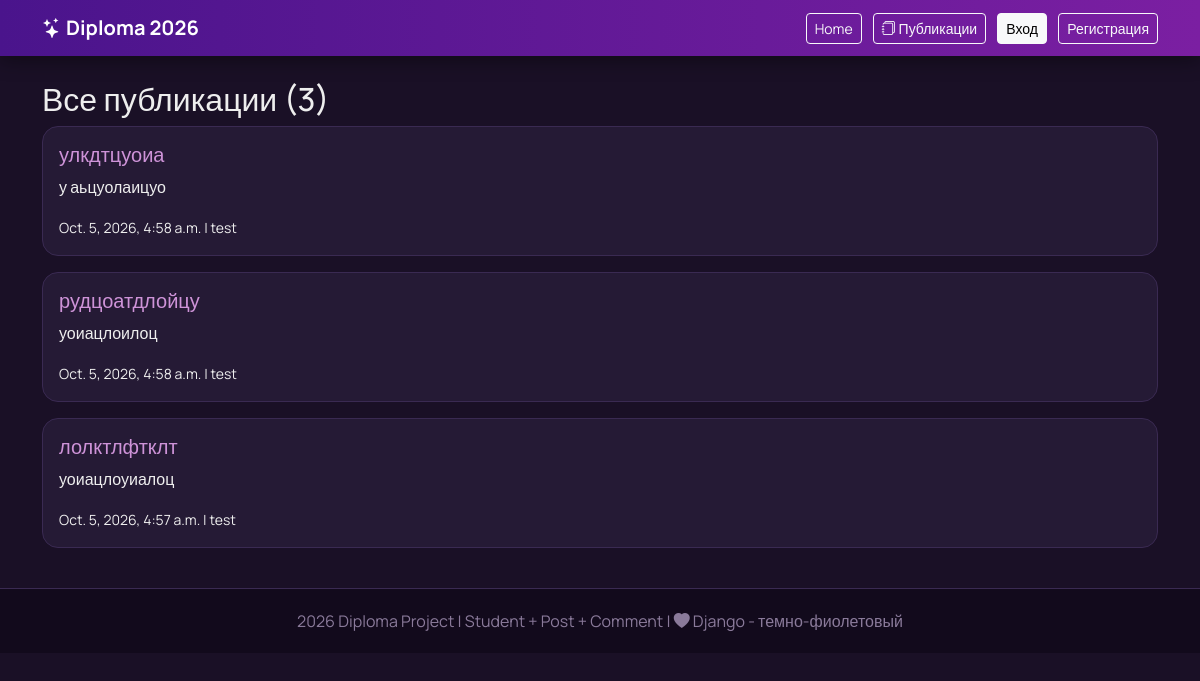
Page /publications/ on the earlier database version.
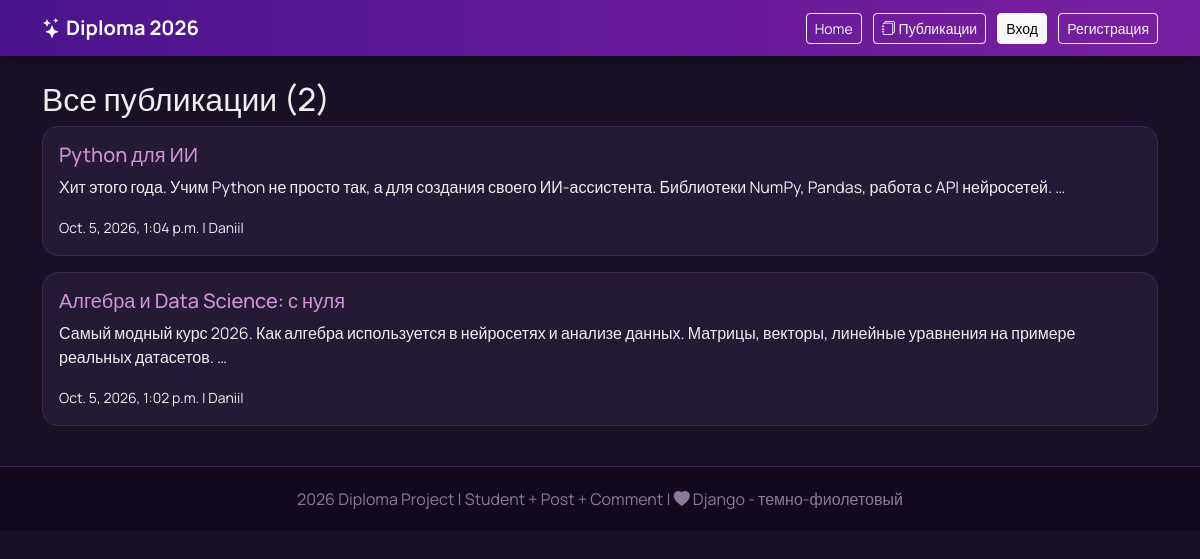
Same page on the later database version.
### myapp/models.py (models this page shows, shortened)
class Post(models.Model):
    title = models.CharField(max_length=200, verbose_name='Заголовок')
    content = models.TextField(verbose_name='Текст публикации')
    author = models.ForeignKey(User, on_delete=models.CASCADE, verbose_name='Автор')
    created_at = models.DateTimeField(auto_now_add=True, verbose_name='Опубликовано')
    class Meta:
        ordering = ['-created_at']
        verbose_name = 'публикация'
        verbose_name_plural = 'публикации'

### myapp/views.py (the view)
# urls.py: path('', views.post_list, name='list'),
def post_list(request):
    posts = Post.objects.all().order_by('-created_at')
    paginator = Paginator(posts, 5)
    page_number = request.GET.get('page')
    page_obj = paginator.get_page(page_number)
    return render(request, 'myapp/publications.html', {'page_obj': page_obj})

### myapp/templates/myapp/publications.html (shortened to what this page needs)
{% extends 'myapp/base.html' %}
{% block content %}
<h2>Все публикации ({{ page_obj.paginator.count }})</h2>
{% for post in page_obj %}
<div class="card mb-3">
  <div class="card-body">
    <h5><a href="{% url 'myapp:post_detail' post.pk %}">{{ post.title }}</a></h5>
    <p>{{ post.content|truncatewords:20 }}</p>
    <small>{{ post.created_at }} | {{ post.author }}</small>
  </div>
</div>
{% empty %}<p>Нет публикаций</p>{% endfor %}
{% endblock %}

Differences in the rows shown:
removed Post: title "улкдтцуоиа", content "у аьцуолаицуо", created_at "Oct. 5, 2026, 4:58 a.m.", author "test"
removed Post: title "рудцоатдлойцу", content "уоиацлоилоц", created_at "Oct. 5, 2026, 4:58 a.m.", author "test"
removed Post: title "лолктлфтклт", content "уоиацлоуиалоц", created_at "Oct. 5, 2026, 4:57 a.m.", author "test"
added Post: title "Python для ИИ", content "Хит этого года. Учим Python не просто так, а для создания своего ИИ-ассистента. Библиотеки NumPy, Pandas, работа с API нейросетей. …", created_at "Oct. 5, 2026, 1:04 p.m.", author "Daniil"
added Post: title "Алгебра и Data Science: с нуля", content "Самый модный курс 2026. Как алгебра используется в нейросетях и анализе данных. Матрицы, векторы, линейные уравнения на примере реальных датасетов. …", created_at "Oct. 5, 2026, 1:02 p.m.", author "Daniil"
Other differences:
{{ page_obj.paginator.count }}: "3" → "2"
